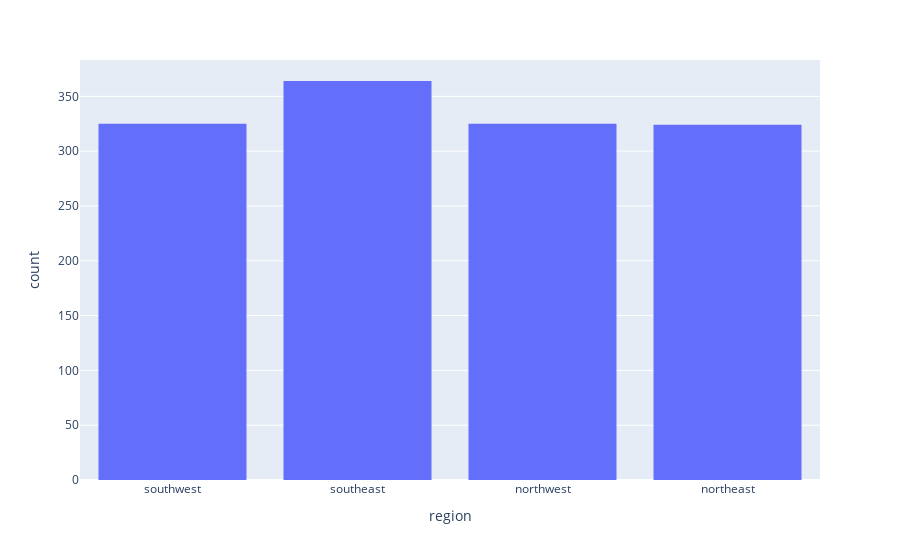

The notebook cell this image was saved under:
### Markdown cell above
## DISTRIBUTION OF REGION

The four regions **northeast**, **northwest**, **southeast**, **southwest** are fairly evenly distributed throughout the dataset.

### Code cell
fig = px.histogram(df, x="region")
fig.show()

### Figure 1 — Plotly figure (JSON) as saved in the notebook; plotly's stock layout.template omitted (floating-point values rounded to 4 significant figures; data arrays with more than 128 entries replaced by an {"elided": "..."} marker saying what was removed)
{"data": [{"alignmentgroup": "True", "bingroup": "x", "hovertemplate": "region=%{x}<br>count=%{y}<extra></extra>", "legendgroup": "", "marker": {"color": "#636efa"}, "name": "", "offsetgroup": "", "orientation": "v", "showlegend": false, "type": "histogram", "x": {"elided": "1338 str values"}, "xaxis": "x", "yaxis": "y"}], "layout": {"barmode": "relative", "legend": {"tracegroupgap": 0}, "margin": {"t": 60}, "xaxis": {"anchor": "y", "domain": [0, 1], "title": {"text": "region"}}, "yaxis": {"anchor": "x", "domain": [0, 1], "title": {"text": "count"}}}}
